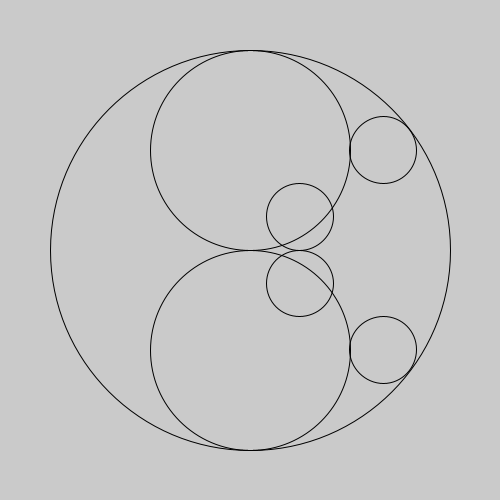
Frame 1 (no input)
Frame 2 (the mouse pressed at the canvas centre, redrawn once): identical to frame 1, image omitted

The Processing sketch that drew this single still picture (run headless with seeded random() and noise(); the mouse was pressed at the canvas centre and the sketch redrawn once):

// Processing sketch: infinite_circles
// ── infinite_circles.pde
void setup()
{
  size(500, 500); 
  noLoop();
}

void draw()
{
  float diam = 400;
  background(202);
  noFill();
  ellipse(width/2, height/2, diam, diam);
  ellipse(width/2, height/2 + diam/4, diam/2, diam/2);
  ellipse(width/2, height/2 - diam/4, diam/2, diam/2);
  ellipse(width/2 + diam/3., height/2 + diam/4, diam/6, diam/6);
  ellipse(width/2 + diam/3., height/2 - diam/4, diam/6, diam/6);
  ellipse(width/2 + diam/8., height/2 + diam/12, diam/6, diam/6);
  ellipse(width/2 + diam/8., height/2 - diam/12, diam/6, diam/6);
}
